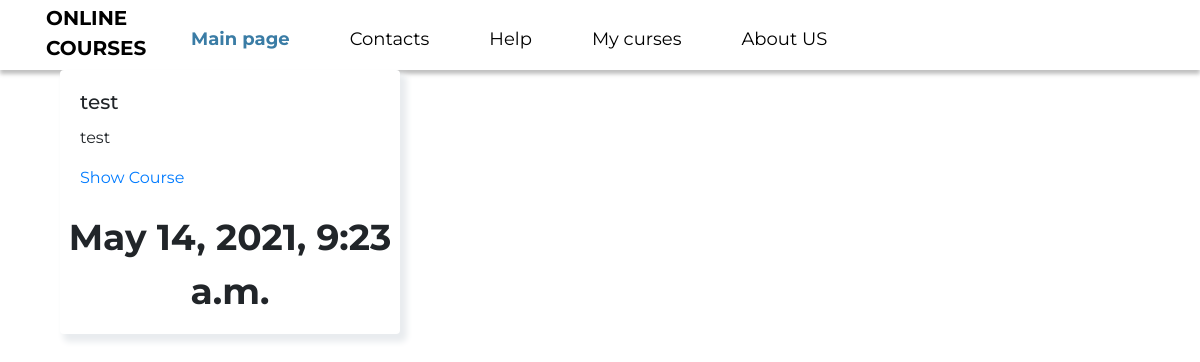
Page /my_curses/ (signed in) on the committed database.
### app/models.py (models this page shows, shortened)
class Purchased_Courses(models.Model):
    pc_date = models.DateTimeField('date purchased', auto_now_add=True)
    pc_user = models.ForeignKey(SimpleUser, on_delete=models.CASCADE)
    pc_course = models.ForeignKey(Courses, on_delete=models.CASCADE)

class Courses(models.Model):
    course_name = models.CharField(max_length=1000)
    course_description = models.TextField('description')
    course_date = models.DateTimeField('date created', auto_now_add=True)
    sum_rating = models.FloatField(default=0.0)
    count_rating = models.FloatField(default=0.0)
    course_requirements = models.TextField('requirements')

### app/views.py (the view)
# urls.py: path("my_curses/", my_courses, name="my_curses"),
def my_courses(request):
    result = Purchased_Courses.objects.filter(pc_user=request.user.id)
    return render(request, "app/my_courses.html",
                  {"result": result, "empty_result": "There is no courses"})

### app/templates/app/my_courses.html (shortened to what this page needs)
{% extends "app/layout.html" %}
{% load static %}
{% block content %}
    {%if user.is_authenticated%}
        {% if result %}
            {% for course in result %}
                <div class="col-sm-12 col-md-4 col-lg-4">
                    <div class="card">
                        <div class="card-body">
                            <h5 class="card-title">{{course.pc_course.course_name}}</h5>
                            <p class="card-text">{{course.pc_course.course_description|truncatewords:10}}</p>
                            <a class="button-highlight buy-course-button" href="{% url 'get_course_by_id' course.pc_course.id%}">Show Course</a>
                        </div>
                        <div class="card-item d-flex justify-content-around">
                            <div class="text d-flex justify-content-start align-items-center">
                                <p>{{course.pc_course.course_date}}</p>
                            </div>
                        </div>
                    </div>
                </div>
                {% endfor %}
        {% else %}
            {{empty_result}}
        {% endif %}
    {% endif %}
{%endblock%}

### app/static/app/css/main.css (style rules this page uses)
html { box-sizing: border-box; }
*, *::before, *::after { box-sizing: inherit; margin: 0; padding: 0; }
* { font-family: 'Montserrat', sans-serif; }

### app/static/app/css/style.css (style rules this page uses)
.text { text-align: center; font-weight: 700; font-size: 36px; }
.card { border: none; border-radius: 10px; box-shadow: 5px 5px 10px lightgray; }

### app/templates/app/my_courses.html (style rules this page uses)
.card { border: none; box-shadow: 5px 6px 6px 2px #e9ecef; border-radius: 4px }

### rows in the picture
Purchased_Courses: pc_course.course_name "test", pc_course.course_description "test", pc_course.course_date "May 14, 2021, 9:23 a.m."
